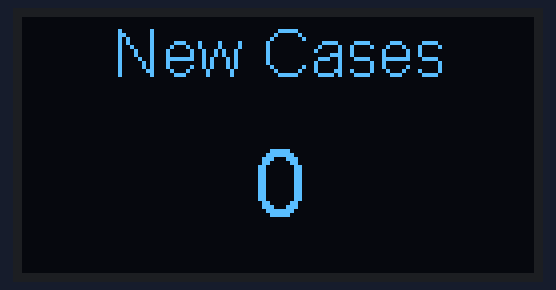
Bench run of a sketch on a simulated ESP32. On the bench: 128×64 one-colour display. WiFi joins after 1.5 s; servers stay silent unless stated; uploads are accepted with an empty reply; what the sketch prints to the serial monitor is not drawn.

Above: at 11.9 s.
At 14.9 s:
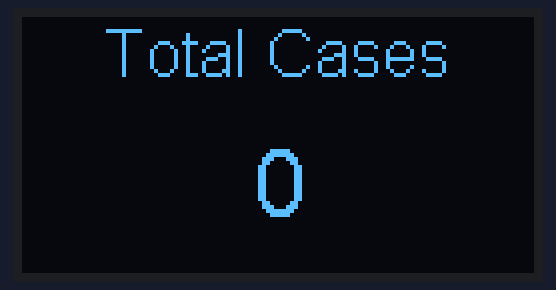
At 17.9 s:
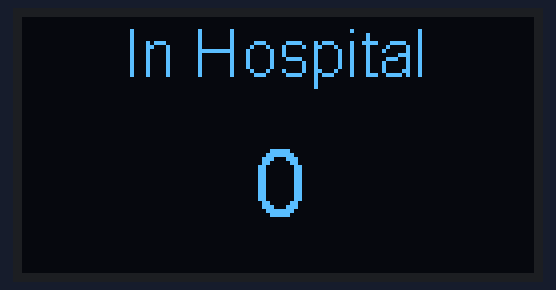
At 23.9 s:
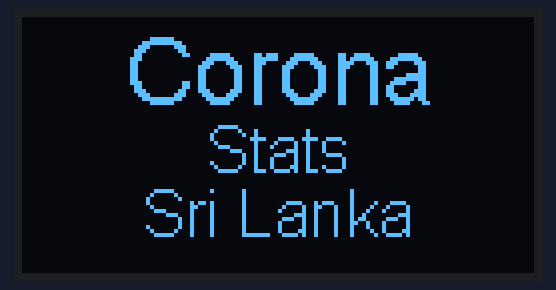
At 36.0 s:
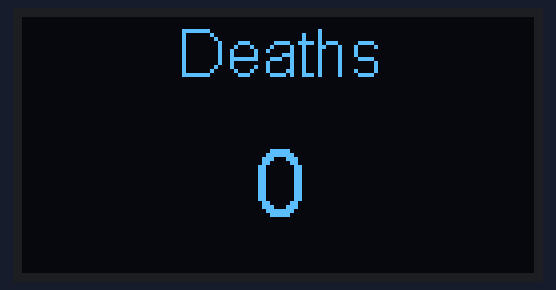

The sketch:

CoronaMeter.ino
```cpp
// For a connection via I2C using the Arduino Wire include:
#include <Wire.h>               // Only needed for Arduino 1.6.5 and earlier
#include "SSD1306Wire.h"        // legacy: #include "SSD1306.h"

#include <WiFi.h>
#include <ArduinoJson.h>

struct ClientData {
  int localNewCases = 0;
  int localTotalCases = 0;
  int localInHospital = 0;
  int localDeaths = 0;
  int localNewDeaths = 0;
} clientData;

const unsigned long HTTP_TIMEOUT = 10000;

const char * ssid = "<WIFI SSID>";
const char * password = "<WIFI PASSWORD>";
const char * api_server = "healthpromo.gov.lk";
const char * api_endpoint = "/api/get-current-statistical";

WiFiClient client;

// Initialize the OLED display using Arduino Wire:
SSD1306Wire display(0x3c, 32, 33);   // ADDRESS, SDA - is connected to D32 Pin, SCL - is connected to D33 Pin

#define DEMO_DURATION 3000
#define DATA_FETCH_DURATION 1000 * 60 * 60
typedef void (*Screen)(void);

int demoMode = 0;
int counter = 1;
long timeSinceLastFetch = 0;

bool connect(const char* api_server) {
  Serial.print("Connect to ");
  Serial.println(api_server);

  bool ok = client.connect(api_server, 80);

  Serial.println(ok ? "Connected" : "Connection Failed!");
  return ok;
}

void disconnect() {
  client.stop();
}

void connectToApi() {
  if (connect(api_server)) {
    Serial.println("connected to server");
    // Make a HTTP request:
    if (sendRequest(api_server, api_endpoint) && skipResponseHeaders()) {
      if(readReponseContent(&clientData)) {
        printclientData(&clientData);
      }
    }
  }
  disconnect();
}

bool sendRequest(const char * server, const char * endpoint) {
  client.print("GET ");
  client.print(endpoint);
  client.println(" HTTP/1.0");
  client.print("Host: ");
  client.println(server);
  client.println("Connection: close");
  client.println();
}

bool skipResponseHeaders() {
  // HTTP headers end with an empty line
  char endOfHeaders[] = "\r\n\r\n";

  client.setTimeout(HTTP_TIMEOUT);
  bool ok = client.find(endOfHeaders);

  if (!ok) {
    Serial.println("No response or invalid response!");
  }
  return ok;
}

bool readReponseContent(struct ClientData* clientData) {
  const size_t capacity = JSON_ARRAY_SIZE(18) + JSON_OBJECT_SIZE(3) + 18*JSON_OBJECT_SIZE(7) + 18*JSON_OBJECT_SIZE(12) + JSON_OBJECT_SIZE(13) + 8120;
  DynamicJsonBuffer jsonBuffer(capacity);

  JsonObject& root = jsonBuffer.parseObject(client);

  if (!root.success()) {
    Serial.println("JSON parsing failed!");
    return false;
  }

  bool success = root["success"]; // true
  const char* message = root["message"]; // "Success"

  JsonObject& data = root["data"];
  const char* data_update_date_time = data["update_date_time"]; // "2020-03-21 18:57:17"
  int data_local_new_cases = data["local_new_cases"]; // 5
  int data_local_total_cases = data["local_total_cases"]; // 77
  int data_local_total_number_of_individuals_in_hospitals = data["local_total_number_of_individuals_in_hospitals"]; // 245
  int data_local_deaths = data["local_deaths"]; // 0
  int data_local_new_deaths = data["local_new_deaths"]; // 0
  int data_local_recovered = data["local_recovered"]; // 1
  int data_global_new_cases = data["global_new_cases"]; // 30665
  long data_global_total_cases = data["global_total_cases"]; // 283256
  int data_global_deaths = data["global_deaths"]; // 11829
  int data_global_new_deaths = data["global_new_deaths"]; // 1061
  long data_global_recovered = data["global_recovered"]; // 91573

  clientData->localNewCases = data_local_new_cases;
  clientData->localTotalCases = data_local_total_cases;
  clientData->localInHospital = data_local_total_number_of_individuals_in_hospitals;
  clientData->localDeaths = data_local_deaths;
  clientData->localNewDeaths = data_local_new_deaths;

  return true;
}

void printclientData(const struct ClientData* clientData) {
  Serial.print("New Cases = ");
  Serial.println(clientData->localNewCases);
  Serial.print("Total Cases = ");
  Serial.println(clientData->localTotalCases);
}

void setup() {
  Serial.begin(115200);
  Serial.println();
  Serial.println();

  Serial.println("Going to connect Wifi...");

  WiFi.begin(ssid, password);
  while(WiFi.status() != WL_CONNECTED) {
    Serial.println("Waiting for Wifi...");
    delay(500);
  }

  Serial.print("Connected to Wifi. IP Address : ");
  Serial.println(WiFi.localIP());


  // Initialising the UI will init the display too.
  display.init();

  display.flipScreenVertically();
  display.setFont(ArialMT_Plain_10);

  connectToApi();
  timeSinceLastFetch = millis();

}

void drawCoronaTitle() {
    display.setTextAlignment(TEXT_ALIGN_CENTER);
    display.setFont(ArialMT_Plain_24);
    display.drawString(64, 0, "Corona");
    display.setFont(ArialMT_Plain_16);
    display.drawString(64, 24, "Stats");
    display.setFont(ArialMT_Plain_16);
    display.drawString(64, 40, "Sri Lanka");
}

void drawLocalNewCases() {
    display.setTextAlignment(TEXT_ALIGN_CENTER);
    display.setFont(ArialMT_Plain_16);
    display.drawString(64, 0, "New Cases");
    display.setFont(ArialMT_Plain_24);
    String myString = String(clientData.localNewCases);
    display.drawString(64, 28, myString);
}

void drawLocalTotalCases() {
    display.setTextAlignment(TEXT_ALIGN_CENTER);
    display.setFont(ArialMT_Plain_16);
    display.drawString(64, 0, "Total Cases");
    display.setFont(ArialMT_Plain_24);
    String myString = String(clientData.localTotalCases);
    display.drawString(64, 28, myString);
}

void drawInHospital() {
    display.setTextAlignment(TEXT_ALIGN_CENTER);
    display.setFont(ArialMT_Plain_16);
    display.drawString(64, 0, "In Hospital");
    display.setFont(ArialMT_Plain_24);
    String myString = String(clientData.localInHospital);
    display.drawString(64, 28, myString);
}

void drawLocalTotalDeaths() {
    display.setTextAlignment(TEXT_ALIGN_CENTER);
    display.setFont(ArialMT_Plain_16);
    display.drawString(64, 0, "Deaths");
    display.setFont(ArialMT_Plain_24);
    String myString = String(clientData.localDeaths);
    display.drawString(64, 28, myString);
}

Screen demos[] = {drawCoronaTitle, drawLocalNewCases, drawLocalTotalCases, drawInHospital, drawLocalTotalDeaths};
int demoLength = (sizeof(demos) / sizeof(Screen));
long timeSinceLastModeSwitch = 0;

void loop() {
  // clear the display
  display.clear();
  // draw the current demo method
  demos[demoMode]();

  display.setTextAlignment(TEXT_ALIGN_RIGHT);
  display.drawString(10, 128, String(millis()));
  // write the buffer to the display
  display.display();

  if (millis() - timeSinceLastModeSwitch > DEMO_DURATION) {
    demoMode = (demoMode + 1)  % demoLength;
    timeSinceLastModeSwitch = millis();
  }
  counter++;
  delay(10);
  if (millis() - timeSinceLastFetch > DATA_FETCH_DURATION) {
    connectToApi();
    timeSinceLastFetch = millis();
  }
}
```

Measured:
- what the display in image 0 shows lasts 3.0 s, from 11.8 s to 14.8 s
